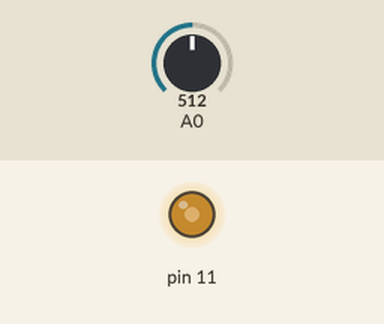
Simulated run of this sketch. Board: Arduino Uno, built with avr-gcc and run on an emulated ATmega328P. On the bench: output pins drawn as LEDs (lit = HIGH). The test bench sets the inputs (shaded band); at power-on: A0 = 512.

Above: at 1.2 s.
1.3 s: A0 set to 716
At 2.1 s:
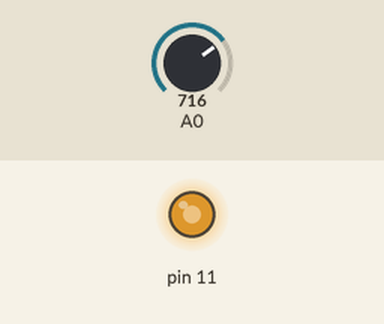
2.8 s: A0 set to 900
At 3.5 s:
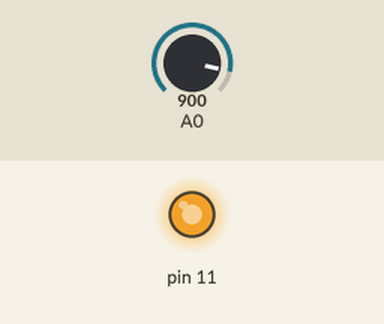
4.3 s: A0 set to 122
At 5.5 s:
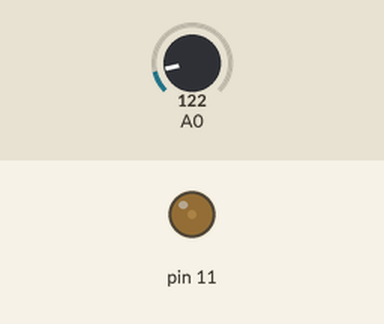
5.8 s: A0 set to 0
At 7.0 s:
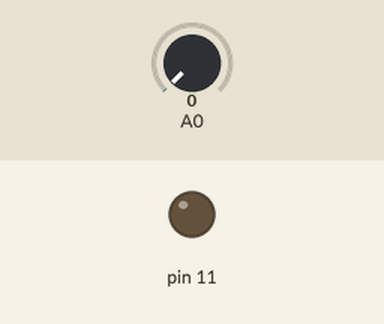
7.3 s: A0 set to 511
At 8.0 s:
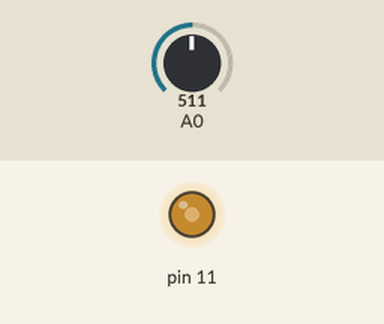
Timing chart, 0 to 9.8 s (numbered marks = the images above; inputs shaded):
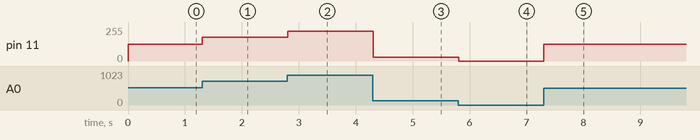

Measured:
- after the input at 1.3 s, pin 11: 127/255 → 178/255 at once
- after the input at 2.8 s, pin 11: 178/255 → 224/255 at once
- after the input at 4.3 s, pin 11: 224/255 → 30/255 at once
- after the input at 5.8 s, pin 11: 30/255 → 0/255 at once
- after the input at 7.3 s, pin 11: 0/255 → 127/255 at once

The sketch:

Sketch_6.ino
```cpp
int brightness = 0;
void setup() {
  // put your setup code here, to run once:
  pinMode(A0,INPUT);
  pinMode(11,OUTPUT);
}

void loop() {
  // put your main code here, to run repeatedly:
  brightness = map(analogRead(A0), 0, 1023, 0, 255);
  analogWrite(11, brightness);
  delay(10);
}
```
